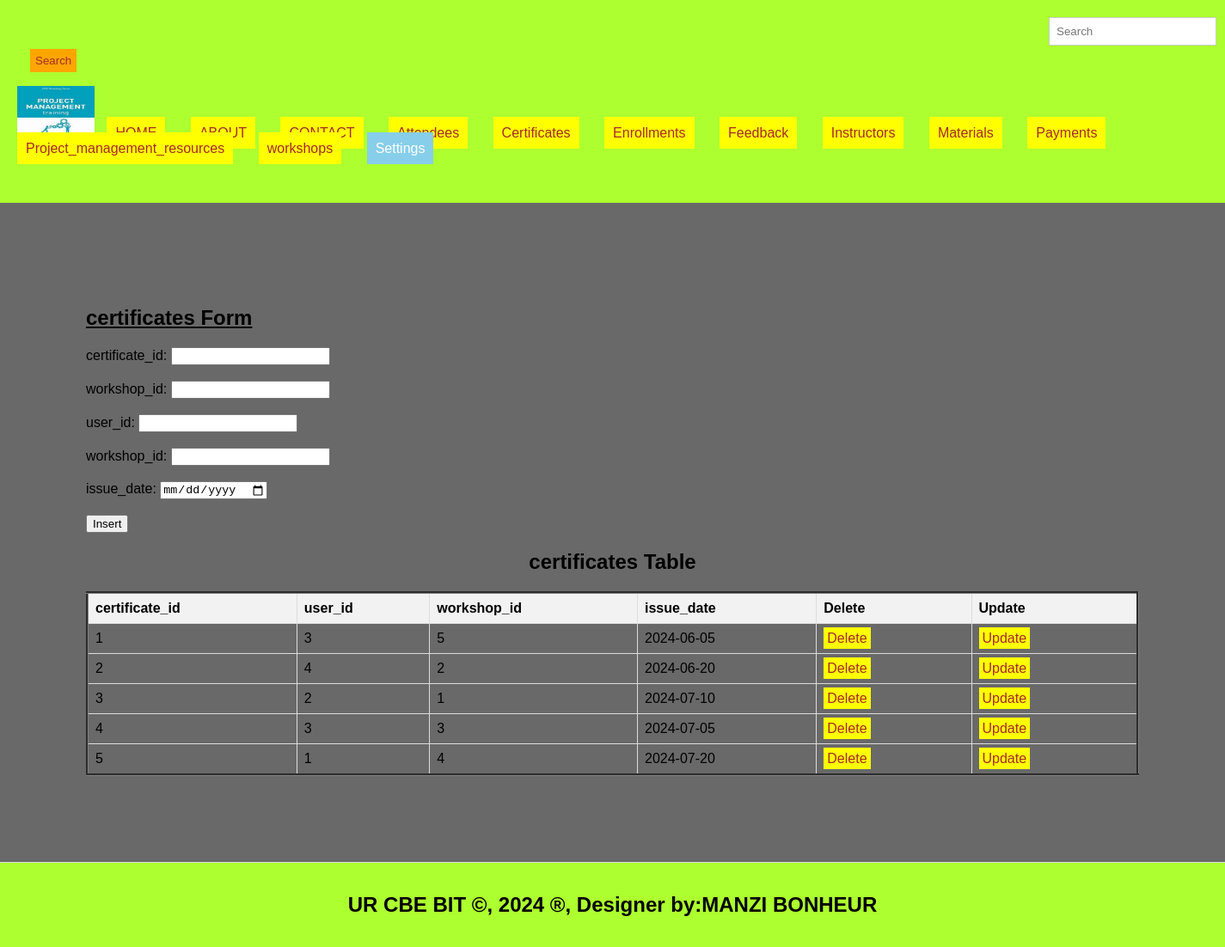
Page /certificates.php on the committed database.
### tables this page shows
CREATE TABLE `certificates` (
  `certificate_id` int(11) NOT NULL,
  `user_id` int(11) DEFAULT NULL,
  `workshop_id` int(11) DEFAULT NULL,
  `issue_date` date DEFAULT NULL
);

### certificates.php (the view, shortened to what this page needs)
<!DOCTYPE html>
<html lang="en">
<head>
  <link rel="stylesheet" type="text/css" href="mystyle.css" title="style 1" media="screen, tv, projection, handheld, print"/>
  </head>
  <header>
<body bgcolor="dimgray">
  <form class="d-flex" role="search" action="search.php">
      <input class="form-control me-2" type="search" placeholder="Search" aria-label="Search" name="query">
      <button class="btn btn-outline-success" type="submit">Search</button>
    </form>
  <ul style="list-style-type: none; padding: 0;">
    <li style="display: inline; margin-right: 10px;">
    <img src="./image/logos.jpeg" width="90" height="60" alt="Logo">
  </li>
    <li style="display: inline; margin-right: 10px;"><a href="./home.html">HOME</a>
  </li>
    <li style="display: inline; margin-right: 10px;"><a href="./about.html">ABOUT</a>
  </li>
    <li style="display: inline; margin-right: 10px;"><a href="./contact.html">CONTACT</a>
  </li>
    <li style="display: inline; margin-right: 10px;"><a href="./attendees.php">Attendees</a>
  </li>
    <li style="display: inline; margin-right: 10px;"><a href="./certificates.php">Certificates</a>
  </li>
    <li style="display: inline; margin-right: 10px;"><a href="./enrollments.php">Enrollments</a>
  </li>
    <li style="display: inline; margin-right: 10px;"><a href="./feedback.php">Feedback</a>
  </li>
    <li style="display: inline; margin-right: 10px;"><a href="./instructors.php">Instructors</a>
  </li>  <li style="display: inline; margin-right: 10px;"><a href="./materials.php">Materials</a>
  </li>
    <li style="display: inline; margin-right: 10px;"><a href="./payments.php">Payments</a>
  </li>
    <li style="display: inline; margin-right: 10px;"><a href="./project_management_resources.php">Project_management_resources</a>
  </li>
<li style="display: inline; margin-right: 10px;"><a href="./workshops.php">workshops</a>
  </li>
    <li class="dropdown" style="display: inline; margin-right: 10px;">
      <a href="#" style="padding: 10px; color: white; background-color: skyblue; text-decoration: none; margin-right: 15px;">Settings</a>
    </li><br><br>
  </ul>
</header>
<section>
   <h1><u>certificates Form</u></h1>
<form method="post" onsubmit="return confirmInsert();">
    <label for="certificate_id">certificate_id:</label>
    <input type="number" id="driver_id" name="driver_id" required><br><br>
    <label for="workshop_id">workshop_id:</label>
    <input type="number" id="user_id" name="user_id" required><br><br>
    <label for="user_id">user_id:</label>
    <input type="text" id="license_number" name="license_number" required><br><br>
    <label for="workshop_id">workshop_id:</label>
    <input type=text id="car_model" name="car_model" required><br><br>
    <label for="issue_date">issue_date:</label>
    <input type="date" id="capacity" name="capacity" required><br><br>
    <input type="submit" name="add" value="Insert">
</form>
<!DOCTYPE html>
<html>
<head>
</head>
<body>
    <center><h2>certificates Table</h2></center>
    <table border="3">
        <tr>
            <th>certificate_id</th>
            <th>user_id</th>
            <th>workshop_id</th>
            <th>issue_date</th>
            <th>Delete</th>
            <th>Update</th>
        </tr>
<?php
include('db_connection.php');
$sql = "SELECT * FROM certificates";
$result = $connection->query($sql);
if ($result->num_rows > 0) {
    while ($row = $result->fetch_assoc()) {
        $certificate_id = $row['certificate_id'];
        echo "<tr>
            <td>" . $row['certificate_id'] . "</td>
            <td>" . $row['user_id'] . "</td>
            <td>" . $row['workshop_id'] . "</td>
            <td>" . $row['issue_date'] . "</td>
            <td><a style='padding:4px' href='delete_certificates.php?certificate_id=$certificate_id'>Delete</a></td>
            <td><a style='padding:4px' href='update_certificates.php?certificate_id=$certificate_id'>Update</a></td>
        </tr>";
    }
} else {
    echo "<tr><td colspan='7'>No data found</td></tr>";
}
?>
    </table>
</body>
</section>
<footer>
  <center>
   <b><h2>UR CBE BIT &copy, 2024 &reg, Designer by:MANZI BONHEUR</h2></b>
  </center>
</footer>
</body>
</html>

### mystyle.css (style rules this page uses)
body { font-family: Arial, sans-serif; margin: 0; padding: 0; }
.form-control { padding: 8px; margin-left: 4px; border: 1px solid #ccc; }
.btn { padding: 6px; background-color: orange; color: brown; border: none; }
.dropdown { position: relative; display: inline; margin-right: 10px; }
body { font-family: Arial,sans-serif; margin:0; padding:0; }
header { background-color:greenyellow; padding: 20px; }
.dropdown { position: right; display:right; direction:rtl; }
section { padding:100px; border-bottom: 1px solid #ddd; }
footer { text-align: center; padding: 15px; background-color:greenyellow; }

### certificates.php (style rules this page uses)
a { padding: 10px; color: white; background-color: yellow; text-decoration: none; margin-right: 15px; }
a:link { color: brown; }
button.btn { margin-left: 15px; margin-top: 4px; }
input.form-control { margin-left: 1200px; padding: 8px; }
table { width: 100%; border-collapse: collapse; }
th, td { border: 1px solid #ddd; padding: 8px; text-align: left; }
th { background-color: #f2f2f2; }

### rows in the picture
certificates: certificate_id "1", user "3", workshop "5", issue_date "2024-06-05"
certificates: certificate_id "2", user "4", workshop "2", issue_date "2024-06-20"
certificates: certificate_id "3", user "2", workshop "1", issue_date "2024-07-10"
certificates: certificate_id "4", user "3", workshop "3", issue_date "2024-07-05"
certificates: certificate_id "5", user "1", workshop "4", issue_date "2024-07-20"
